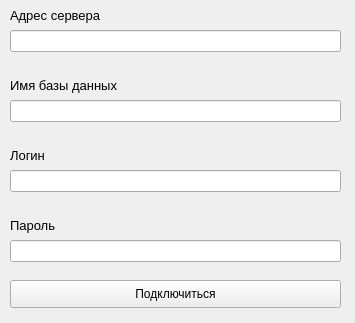
<?xml version="1.0" encoding="UTF-8"?>
<ui version="4.0">
 <class>ConnectionDialog</class>
 <widget class="QWidget" name="ConnectionDialog">
  <property name="geometry">
   <rect>
    <x>0</x>
    <y>0</y>
    <width>355</width>
    <height>323</height>
   </rect>
  </property>
  <property name="windowTitle">
   <string>Form</string>
  </property>
  <widget class="QLabel" name="server_address_label">
   <property name="geometry">
    <rect>
     <x>10</x>
     <y>-10</y>
     <width>121</width>
     <height>51</height>
    </rect>
   </property>
   <property name="font">
    <font>
     <pointsize>10</pointsize>
    </font>
   </property>
   <property name="text">
    <string>Адрес сервера</string>
   </property>
  </widget>
  <widget class="QLineEdit" name="lineEdit">
   <property name="geometry">
    <rect>
     <x>10</x>
     <y>30</y>
     <width>331</width>
     <height>22</height>
    </rect>
   </property>
  </widget>
  <widget class="QLabel" name="BD_Name">
   <property name="geometry">
    <rect>
     <x>10</x>
     <y>60</y>
     <width>161</width>
     <height>51</height>
    </rect>
   </property>
   <property name="font">
    <font>
     <pointsize>10</pointsize>
    </font>
   </property>
   <property name="text">
    <string>&lt;html&gt;&lt;head/&gt;&lt;body&gt;&lt;p&gt;Имя базы данных&lt;/p&gt;&lt;/body&gt;&lt;/html&gt;</string>
   </property>
  </widget>
  <widget class="QLineEdit" name="lineEdit_2">
   <property name="geometry">
    <rect>
     <x>10</x>
     <y>100</y>
     <width>331</width>
     <height>22</height>
    </rect>
   </property>
  </widget>
  <widget class="QLabel" name="Login">
   <property name="geometry">
    <rect>
     <x>10</x>
     <y>130</y>
     <width>161</width>
     <height>51</height>
    </rect>
   </property>
   <property name="font">
    <font>
     <pointsize>10</pointsize>
    </font>
   </property>
   <property name="text">
    <string>Логин</string>
   </property>
  </widget>
  <widget class="QLineEdit" name="lineEdit_3">
   <property name="geometry">
    <rect>
     <x>10</x>
     <y>170</y>
     <width>331</width>
     <height>22</height>
    </rect>
   </property>
  </widget>
  <widget class="QLabel" name="Login_2">
   <property name="geometry">
    <rect>
     <x>10</x>
     <y>200</y>
     <width>161</width>
     <height>51</height>
    </rect>
   </property>
   <property name="font">
    <font>
     <pointsize>10</pointsize>
    </font>
   </property>
   <property name="text">
    <string>Пароль</string>
   </property>
  </widget>
  <widget class="QLineEdit" name="lineEdit_4">
   <property name="geometry">
    <rect>
     <x>10</x>
     <y>240</y>
     <width>331</width>
     <height>22</height>
    </rect>
   </property>
  </widget>
  <widget class="QPushButton" name="pushButton">
   <property name="geometry">
    <rect>
     <x>10</x>
     <y>280</y>
     <width>331</width>
     <height>28</height>
    </rect>
   </property>
   <property name="text">
    <string>Подключиться</string>
   </property>
  </widget>
 </widget>
 <resources/>
 <connections/>
</ui>
